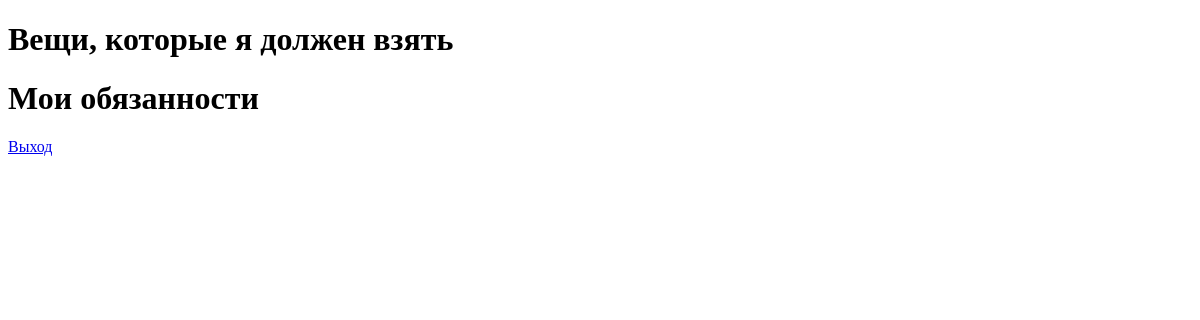
/user_cab (signed in), run on an earlier commit of the app's database.
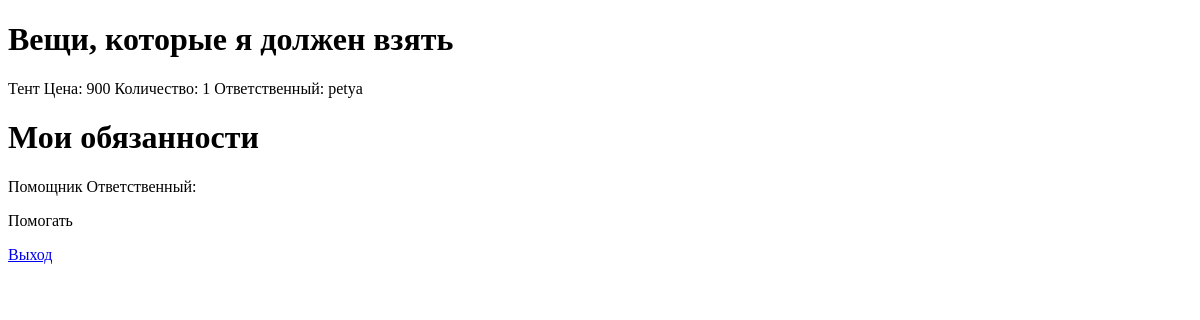
And on a later commit of the database.
### App/models.py (models this page shows)
class Thing(models.Model):
    name = models.CharField(max_length=255)
    type = models.CharField(max_length=255)
    price = models.IntegerField()
    keeper = models.ForeignKey(User, on_delete=models.CASCADE, default=None, blank=True, null=True)
    kol = models.IntegerField(default=0)

class Duty(models.Model):
    name = models.CharField(max_length=255)
    description = models.TextField()
    keeper = models.ForeignKey(User, on_delete=models.CASCADE, default=None, blank=True, null=True)

### App/views.py (the view)
# urls.py: path('user_cab', user_cab),
def user_cab(request):
    things = Thing.objects.filter(keeper=request.user)
    duties = Duty.objects.filter(keeper=request.user)
    is_moder = False
    if request.user.groups.filter(name='moders').exists():
        is_moder = True
    return render(request, 'user_cab.html', {'things': things, 'duties': duties, 'is_moder': is_moder})

### App/templates/user_cab.html (shortened to what this page needs)
<!DOCTYPE html>
<html lang="en">
<head>
</head>
<body>
<h1>Вещи, которые я должен взять</h1>
{% for thing in things %}
<p>{{thing.name}} Цена: {{thing.price}} Количество: {{thing.kol}} Ответственный:
    {{thing.keeper}}
</p>
{% endfor %}
<h1>Мои обязанности</h1>
{% for duty in duties %}
<p>{{duty.name}} Ответственный: {{thing.keeper}}</p>
<p>{{duty.description}}</p>
{% endfor %}
<a href="/logout">Выход</a>
</body>
</html>

What changed in the data, as far as the page shows it:
added Thing: name "Тент", price "900", kol "1", keeper "petya"
added Duty: name "Помощник", description "Помогать"
